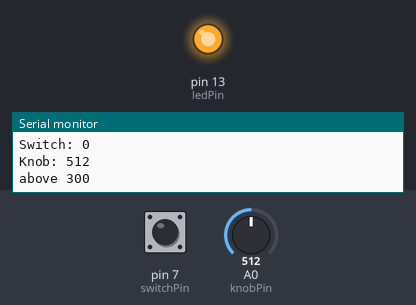
Bench run of a sketch on a simulated Arduino Uno, built with avr-gcc and run on an emulated ATmega328P. Shown: output pins drawn as LEDs (lit = HIGH), the last lines printed to the serial monitor. Dashed ring = blinking. Inputs (shaded band) come from the test bench; at power-on: A0 (knobPin) = 512, pin 7 (switchPin) LOW.

Above: at 2.0 s.
2.1 s: A0 (knobPin) set to 319
5.6 s: A0 (knobPin) set to 286
At 5.6 s:
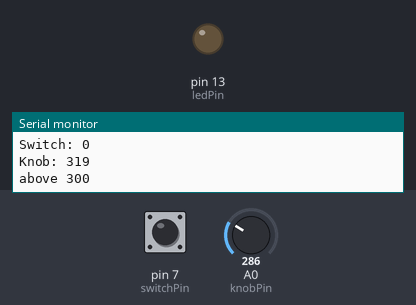
7.4 s: pin 7 (switchPin) pulled HIGH for 1.05 s
At 8.4 s:
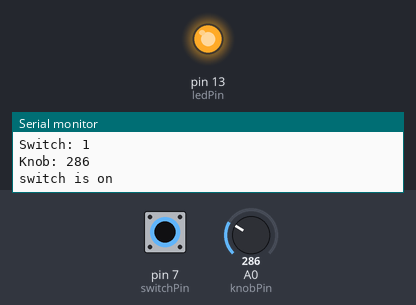
9.9 s: A0 (knobPin) set to 716
At 12.9 s:
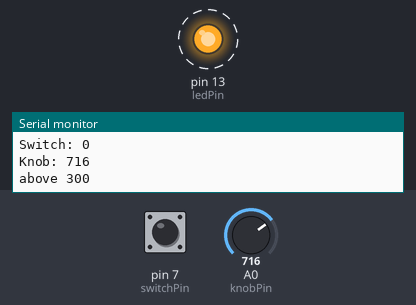
15.3 s: A0 (knobPin) set to 290
At 16.6 s:
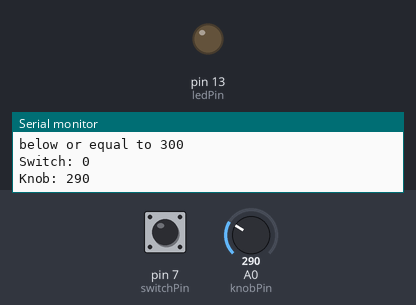
17.2 s: pin 7 (switchPin) driven HIGH
At 17.5 s:
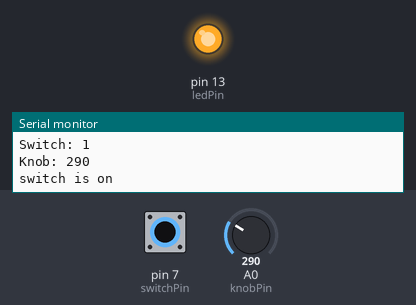
Timing chart, 0 to 20.2 s (numbered marks = the images above; inputs shaded):
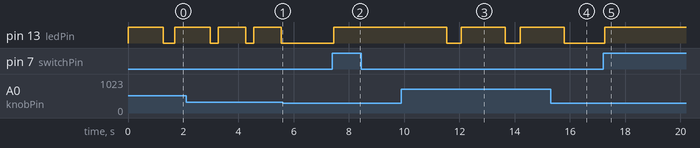

The sketch:

sketch_sep11b.ino
```cpp
// this is where my variables are
int ledPin = 13;
int knobPin = A0;
int switchPin = 7;

int knobValue = 0;
int knobScaledValue = 0;
int knobMappedValue = 0;

int switchValue = 0;


void setup() {
  // put your setup code here, to run once:
  pinMode(ledPin, OUTPUT);
  pinMode(switchPin, INPUT);
  // turn on serial communications
  Serial.begin(9600);
}

void loop() {

  switchValue = digitalRead(switchPin);
  Serial.print("Switch: ");
  Serial.println(switchValue);

  knobValue = analogRead(knobPin);
  Serial.print("Knob: ");
  Serial.println(knobValue);

  knobScaledValue = 2*knobValue;
  //Serial.println(knobScaledValue);

  knobMappedValue = map(knobValue, 0, 655, 500, 1500);
  //Serial.println(knobMappedValue);

  if(switchValue == 1) {
    // do something
    Serial.println("switch is on");
    digitalWrite(ledPin, HIGH);
  } else {
    // do the rest
    if(knobValue > 300) {
      // do this
      Serial.println("above 300");

      // put your main code here, to run repeatedly:
      digitalWrite(ledPin, HIGH);
      // send me a message that it's off
      //Serial.println("Turned LED off");
      delay(knobMappedValue); //------------------

      knobValue = analogRead(knobPin);
      //Serial.println(knobValue);

      knobMappedValue = map(knobValue, 0, 655, 100, 500);
      //Serial.println(knobMappedValue);

      digitalWrite(ledPin, LOW);
      // tell me it turned on the LED
      //Serial.println("Turned LED on");
      delay(knobMappedValue); //------------------

    } else {
      // do something else
      Serial.println("below or equal to 300");
    }

  }


}
```

Measured:
- the behaviour switches between 301 and 300 on A0 (knobPin) (found by bisection; images 0 and 1)
- after the input at 5.6 s, pin 13 (ledPin): stays LOW (without the input it goes to HIGH after 0.23 s)
- after the input at 7.4 s, pin 13 (ledPin): LOW → HIGH at once
- after the input at 9.9 s, pin 13 (ledPin): alternates HIGH for 1.6 s and LOW for 0.54 s, starting after 1.6 s
- after the input at 15.3 s, pin 13 (ledPin): goes on until 15.8 s, then stays LOW
- after the input at 17.2 s, pin 13 (ledPin): LOW → HIGH after 0.06 s
- by itself, pin 13 (ledPin): alternates HIGH for 0.99 s and LOW for 0.29 s
